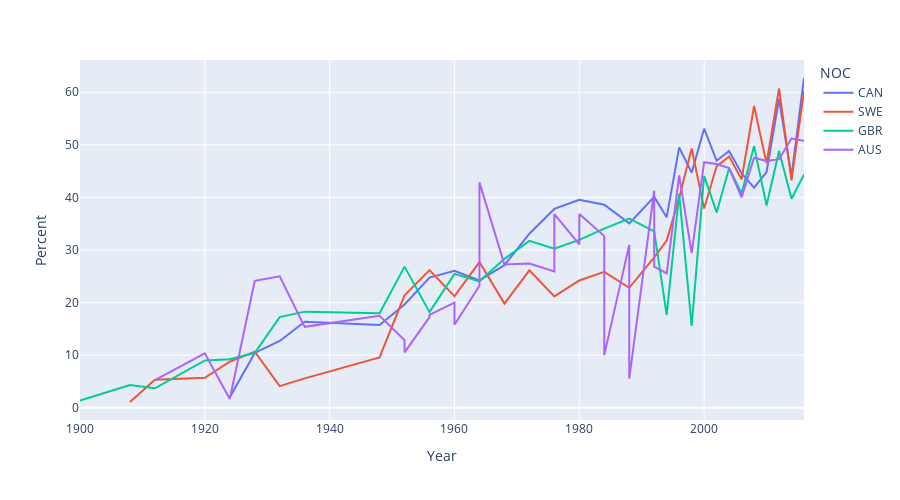

The notebook cell saved with this chart:
### Code cell
df_female = df_gender[df_gender["Sex"] == "F"]
fig = px.line(
    df_female, x="Year", y="Percent", color="NOC", width=900,
        height=500
)
fig.show()

### Figure 1 — Plotly figure (JSON) as saved in the notebook; plotly's stock layout.template omitted (floating-point values rounded to 4 significant figures)
{"data": [{"hovertemplate": "NOC=CAN<br>Year=%{x}<br>Percent=%{y}<extra></extra>", "legendgroup": "CAN", "line": {"color": "#636efa", "dash": "solid"}, "marker": {"symbol": "circle"}, "mode": "lines", "name": "CAN", "orientation": "v", "showlegend": true, "type": "scatter", "x": [1924.0, 1928.0, 1932.0, 1936.0, 1948.0, 1952.0, 1956.0, 1960.0, 1964.0, 1968.0, 1972.0, 1976.0, 1980.0, 1984.0, 1988.0, 1992.0, 1994.0, 1996.0, 1998.0, 2000.0, 2002.0, 2004.0, 2006.0, 2008.0, 2010.0, 2012.0, 2014.0, 2016.0], "xaxis": "x", "y": [2.0, 10.42, 12.7, 16.35, 15.74, 19.63, 24.75, 26.05, 24.22, 27.11, 33.1, 37.81, 39.53, 38.61, 35.06, 40.1, 36.24, 49.51, 44.71, 53.08, 46.98, 48.85, 44.59, 41.87, 44.81, 58.76, 44.01, 62.72], "yaxis": "y"}, {"hovertemplate": "NOC=SWE<br>Year=%{x}<br>Percent=%{y}<extra></extra>", "legendgroup": "SWE", "line": {"color": "#EF553B", "dash": "solid"}, "marker": {"symbol": "circle"}, "mode": "lines", "name": "SWE", "orientation": "v", "showlegend": true, "type": "scatter", "x": [1908.0, 1912.0, 1920.0, 1924.0, 1928.0, 1932.0, 1936.0, 1948.0, 1952.0, 1956.0, 1960.0, 1964.0, 1968.0, 1972.0, 1976.0, 1980.0, 1984.0, 1988.0, 1992.0, 1994.0, 1996.0, 1998.0, 2000.0, 2002.0, 2004.0, 2006.0, 2008.0, 2010.0, 2012.0, 2014.0, 2016.0], "xaxis": "x", "y": [1.087, 5.322, 5.693, 8.754, 10.65, 4.11, 5.576, 9.556, 21.38, 26.16, 21.21, 27.7, 19.8, 26.13, 21.16, 24.19, 25.85, 22.81, 28.61, 31.79, 39.91, 49.32, 37.88, 45.91, 47.77, 43.45, 57.4, 46.51, 60.71, 43.24, 60.22], "yaxis": "y"}, {"hovertemplate": "NOC=GBR<br>Year=%{x}<br>Percent=%{y}<extra></extra>", "legendgroup": "GBR", "line": {"color": "#00cc96", "dash": "solid"}, "marker": {"symbol": "circle"}, "mode": "lines", "name": "GBR", "orientation": "v", "showlegend": true, "type": "scatter", "x": [1900.0, 1908.0, 1912.0, 1920.0, 1924.0, 1928.0, 1932.0, 1936.0, 1948.0, 1952.0, 1956.0, 1960.0, 1964.0, 1968.0, 1972.0, 1976.0, 1980.0, 1984.0, 1988.0, 1992.0, 1994.0, 1996.0, 1998.0, 2000.0, 2002.0, 2004.0, 2006.0, 2008.0, 2010.0, 2012.0, 2014.0, 2016.0], "xaxis": "x", "y": [1.37, 4.321, 3.688, 8.986, 9.227, 10.43, 17.24, 18.28, 17.96, 26.83, 18.18, 25.47, 24.04, 28.32, 31.75, 30.26, 31.93, 34.07, 35.98, 33.55, 17.65, 40.66, 15.56, 44.1, 37.14, 45.56, 40.74, 49.76, 38.46, 48.83, 39.74, 44.35], "yaxis": "y"}, {"hovertemplate": "NOC=AUS<br>Year=%{x}<br>Percent=%{y}<extra></extra>", "legendgroup": "AUS", "line": {"color": "#ab63fa", "dash": "solid"}, "marker": {"symbol": "circle"}, "mode": "lines", "name": "AUS", "orientation": "v", "showlegend": true, "type": "scatter", "x": [1912.0, 1920.0, 1924.0, 1928.0, 1932.0, 1936.0, 1948.0, 1952.0, 1952.0, 1956.0, 1956.0, 1960.0, 1960.0, 1964.0, 1964.0, 1968.0, 1972.0, 1976.0, 1976.0, 1980.0, 1980.0, 1984.0, 1984.0, 1988.0, 1988.0, 1992.0, 1992.0, 1994.0, 1996.0, 1998.0, 2000.0, 2002.0, 2004.0, 2006.0, 2008.0, 2010.0, 2012.0, 2014.0, 2016.0], "xaxis": "x", "y": [5.263, 10.34, 1.667, 24.14, 25.0, 15.38, 17.48, 12.86, 10.53, 17.23, 17.65, 20.0, 15.79, 23.21, 42.86, 27.23, 27.44, 25.91, 36.84, 31.05, 36.84, 32.64, 10.0, 30.97, 5.556, 41.28, 26.83, 25.53, 44.18, 29.41, 46.7, 46.34, 45.59, 40.0, 47.54, 46.94, 47.28, 51.19, 50.77], "yaxis": "y"}], "layout": {"height": 500, "legend": {"title": {"text": "NOC"}, "tracegroupgap": 0}, "margin": {"t": 60}, "width": 900, "xaxis": {"anchor": "y", "domain": [0, 1], "title": {"text": "Year"}}, "yaxis": {"anchor": "x", "domain": [0, 1], "title": {"text": "Percent"}}}}
